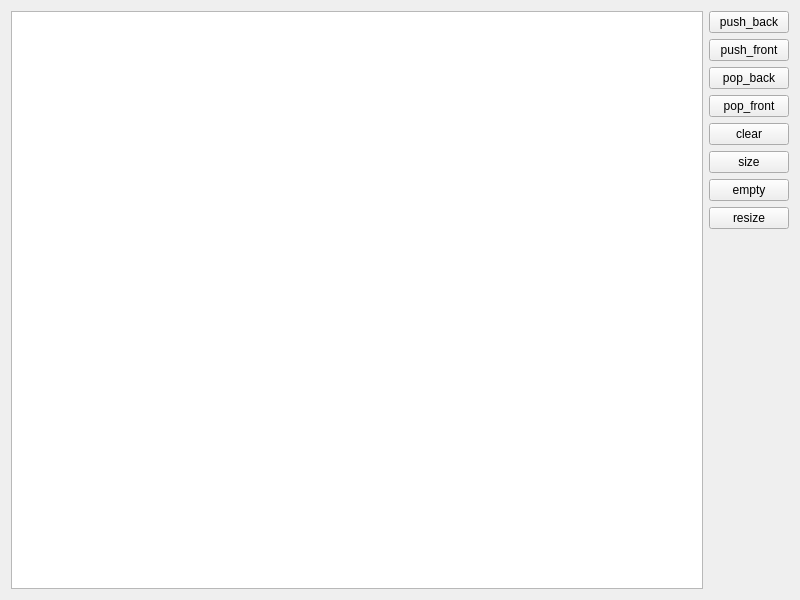
<?xml version="1.0" encoding="UTF-8"?>
<ui version="4.0">
 <class>Widget</class>
 <widget class="QWidget" name="Widget">
  <property name="geometry">
   <rect>
    <x>0</x>
    <y>0</y>
    <width>800</width>
    <height>600</height>
   </rect>
  </property>
  <property name="windowTitle">
   <string>Widget</string>
  </property>
  <layout class="QVBoxLayout" name="verticalLayout_3">
   <item>
    <layout class="QHBoxLayout" name="horizontalLayout">
     <item>
      <widget class="QListWidget" name="listWidget"/>
     </item>
     <item>
      <layout class="QVBoxLayout" name="verticalLayout_2">
       <item>
        <layout class="QVBoxLayout" name="verticalLayout">
         <item>
          <widget class="QPushButton" name="pushButton">
           <property name="text">
            <string>push_back</string>
           </property>
          </widget>
         </item>
         <item>
          <widget class="QPushButton" name="pushButton_2">
           <property name="text">
            <string>push_front</string>
           </property>
          </widget>
         </item>
         <item>
          <widget class="QPushButton" name="pushButton_3">
           <property name="text">
            <string>pop_back</string>
           </property>
          </widget>
         </item>
         <item>
          <widget class="QPushButton" name="pushButton_4">
           <property name="text">
            <string>pop_front</string>
           </property>
          </widget>
         </item>
         <item>
          <widget class="QPushButton" name="pushButton_5">
           <property name="text">
            <string>clear</string>
           </property>
          </widget>
         </item>
         <item>
          <widget class="QPushButton" name="pushButton_6">
           <property name="text">
            <string>size</string>
           </property>
          </widget>
         </item>
         <item>
          <widget class="QPushButton" name="pushButton_7">
           <property name="text">
            <string>empty</string>
           </property>
          </widget>
         </item>
         <item>
          <widget class="QPushButton" name="pushButton_8">
           <property name="text">
            <string>resize</string>
           </property>
          </widget>
         </item>
        </layout>
       </item>
       <item>
        <spacer name="verticalSpacer">
         <property name="orientation">
          <enum>Qt::Vertical</enum>
         </property>
         <property name="sizeHint" stdset="0">
          <size>
           <width>20</width>
           <height>40</height>
          </size>
         </property>
        </spacer>
       </item>
      </layout>
     </item>
    </layout>
   </item>
  </layout>
 </widget>
 <resources/>
 <connections/>
</ui>
